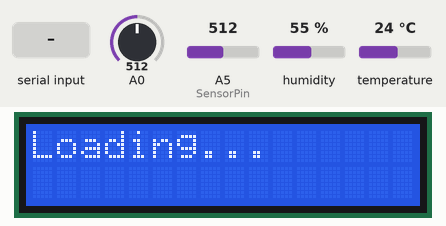
This sketch was run on a simulated Arduino Uno, built with avr-gcc and run on an emulated ATmega328P. Shown: 16×2 character LCD. The test bench sets the inputs (shaded band); at power-on: humidity 55 %, A0 = 512, A5 (SensorPin) = 512, temperature 24 °C. What the sketch prints to the serial monitor is not drawn.

Above: at 1.2 s.
1.3 s: "1" received over Serial
At 1.43 s:
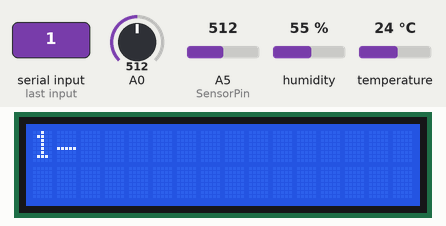
3.8 s: humidity set to 22 %
At 8.46 s:
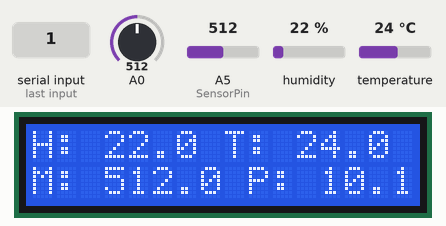
10.0 s: A0 set to 716
At 10.36 s:
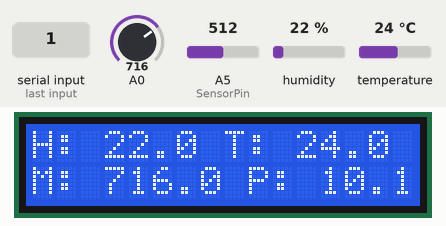
11.6 s: A5 (SensorPin) set to 716
At 12.61 s:
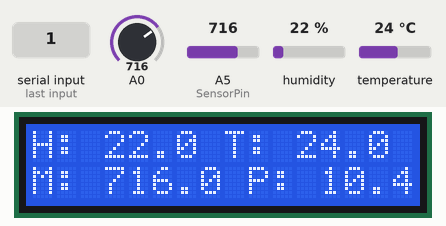
13.5 s: temperature set to 4 °C
At 14.95 s:
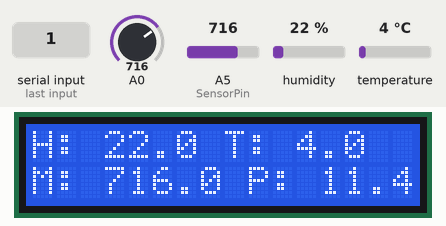
16.3 s: A0 set to 992
At 16.96 s:
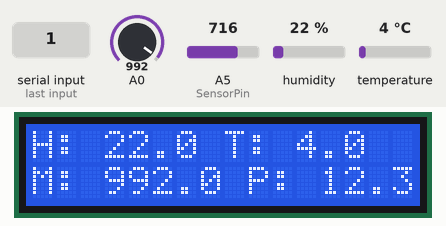

The sketch:

arduino.ino
```cpp
#include <LiquidCrystal.h>
#include "DHT.h"

LiquidCrystal lcd(2,3,4,5,6,7);

#define DHTPIN A1
#define DHTTYPE DHT11
DHT dht(DHTPIN, DHTTYPE);

#define SensorPin A5            //pH meter Analog output to Arduino Analog Input 0
#define Offset 1.30            //deviation compensate
#define ArrayLenth  40    //times of collection

int pHArray[ArrayLenth];   //Store the average value of the sensor feedback
int pHArrayIndex=0;
bool readComplete = false;

void setup() {
  lcd.begin(16, 2);
  dht.begin();
  Serial.begin(115200);
}

void loop() {
  float humidity = dht.readHumidity();
  float temperature = dht.readTemperature();

  if (isnan(humidity) || isnan(temperature)) {
    Serial.println(F("Failed to read from DHT sensor!"));
    return;
  }

  float moistureSensorValue = analogRead(A0);

  static float pHReading,pHValue,voltage;

  pHReading = analogRead(SensorPin);
  pHArray[pHArrayIndex++] = pHReading;
  if(pHArrayIndex == ArrayLenth) {
    pHArrayIndex = 0;
    if (!readComplete) readComplete = true;
  }
  voltage = avergearray(pHArray, ArrayLenth)*5.0/1024;
  pHValue = 3.5*voltage+Offset;

  String outputFirst;
  String outputSecond;
  String serialOutput;

  serialOutput = F("{\"humidity\":");
  outputFirst = F("H: ");

  serialOutput += String(humidity, 1);
  outputFirst += String(humidity, 1);

  serialOutput += F(",\"temperature\":");
  outputFirst += F(" T: ");

  serialOutput += String(temperature, 1);
  outputFirst += String(temperature, 1);

  serialOutput += F(",\"moisture\":");
  outputSecond = F("M: ");

  serialOutput += String(moistureSensorValue, 1);
  outputSecond += String(moistureSensorValue, 1);

  serialOutput += F(",\"ph\":");
  outputSecond += F(" P: ");

  serialOutput += String(pHValue, 1);
  outputSecond += String(pHValue, 1);

  if (readComplete) {
    serialOutput += F(",\"readComplete\":true}");
  } else {
    serialOutput += F(",\"readComplete\":false}");
  }

  if(Serial.available() > 0) {
    char response[Serial.available() + 1];
    int i;
    for(i = 0; i < Serial.available(); i++){
      response[i]=Serial.read();
    }
    i++;
    response[i]='\0';
    lcd.print(response);
  } else {
    if (readComplete) {
      lcd.print(outputFirst);
      lcd.setCursor(0,1);
      lcd.print(outputSecond);
    } else {
      lcd.print("Loading...");
    }
  }

  Serial.print(serialOutput);

  delay(200);
  lcd.clear();
}

double avergearray(int* arr, int number){
  int i;
  int max,min;
  double avg;
  long amount=0;
  if(number<=0){
    Serial.println("Error number for the array to avraging!/n");
    return 0;
  }
  if(number<5){   //less than 5, calculated directly statistics
    for(i=0;i<number;i++){
      amount+=arr[i];
    }
    avg = amount/number;
    return avg;
  }else{
    if(arr[0]<arr[1]){
      min = arr[0];max=arr[1];
    }
    else{
      min=arr[1];max=arr[0];
    }
    for(i=2;i<number;i++){
      if(arr[i]<min){
        amount+=min;        //arr<min
        min=arr[i];
      }else {
        if(arr[i]>max){
          amount+=max;    //arr>max
          max=arr[i];
        }else{
          amount+=arr[i]; //min<=arr<=max
        }
      }//if
    }//for
    avg = (double)amount/(number-2);
  }//if
  return avg;
}
```

Measured:
- after the input at 1.3 s, the display: first differs from a run without the input at once (image 1)
- after the input at 10.0 s, the display: changes after 0.16 s (image 3)
- after the input at 11.6 s, the display: first differs from a run without the input after 0.47 s (image 4 shows a later state)
- what the display in image 2 shows lasts 0.5 s, from 8.2 s to 8.7 s
